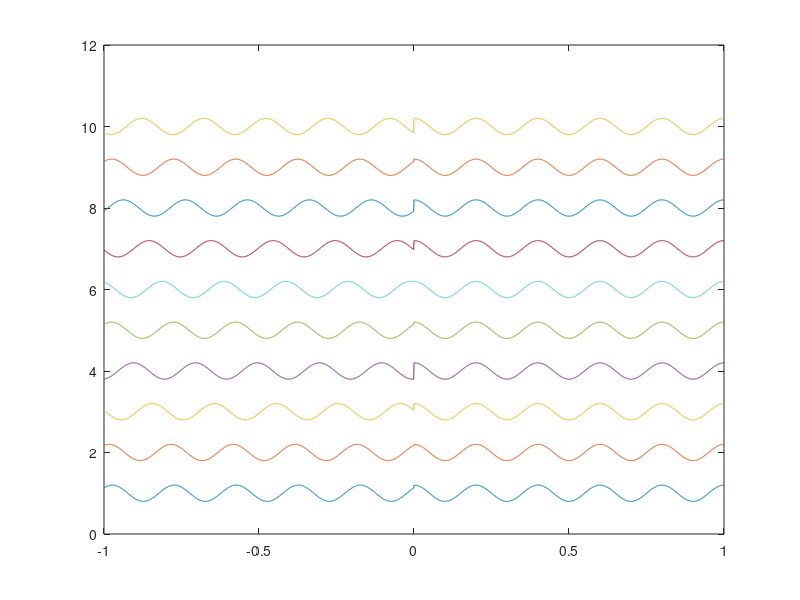
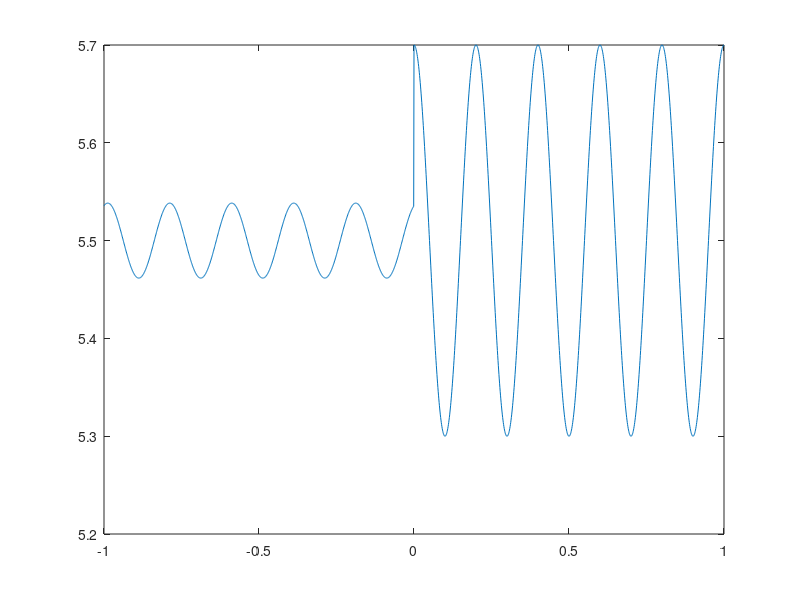

These charts were generated, in order, by the following MATLAB code: (Note: this script raises an error after producing the figures.)
function functionname

% MEM 4gb
% WALLTIME 00:10:00

%
%% Simulate an oscillatory signal with phase resetting
%
%% # Narrow-band oscillation
%
% The following code simulates a clean oscillating signal with a phase reset at time zero.
%
close all

f = 5;
t = (-1000:1:1000)/1000;

figure
for i=1:10 % repeat 10 times
s = nan(size(t));
s(t<0 ) = cos(2*pi*f*t(t<0 ) + 2*pi*rand(1)); % random phase
s(t>=0) = cos(2*pi*f*t(t>=0)               ); % constant phase
s = 0.2*s+i;
d(i,:) = s; % remember the signal on each repetition
plot(t, s);
hold on;
end
axis auto

figure;
plot(t, mean(d,1))

%
%% # Broad-band oscillation
%
% The following code also includes a small "random walk" in the phase, i.e. the signal is a little bit broad-band and over time there is some phase dispersion. At t=0 there is still a phase reset. The phase dispersion causes the average ERF again to disappear some time following the phase reset.
%
close all
f = 5;
t = (-2000:1:5000)/1000;

figure
for i=1:10 % repeat 10 times

p = 2*pi*f*t; % linear phase increase
p(t<0) = p(t<0) + 2*pi*rand(1); % random phase prior to TMS pulse
p = p + cumsum(2*pi*(rand(size(p))-0.5)*0.01); % random walk
p = p - p(t==0);

s = cos(p);
s = 0.2*s+i;
d(i,:) = s; % remember the signal on each repetition
plot(t, s);
hold on;
end
axis auto

figure;
plot(t, mean(d,1))
